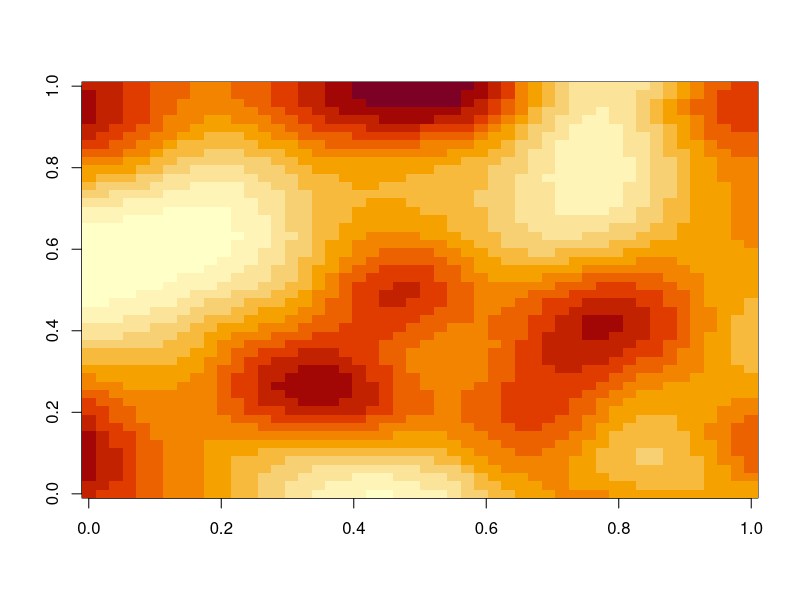

Recreate this plot in R.
## ---- chunk 1
knitr::opts_chunk$set(echo = TRUE)

 library(sm)
 library(KernSmooth)
 library(MASS)

## ---- chunk 2
# FUNCTION: Generates a random environmental layer in a square dxd arena using a total of x focal points
environ<-function(d,foci,bw, mini, maxi)
{
  rng<-(d+1):(2*d)
  # Places seeds in arena
  cox<-cbind(runif(3*foci, min=1, max=3*d), runif(3*foci, min=1, max=3*d))
  # Smooths seeds to create spatial autocorrelation
  smooth<-bkde2D(cox, bandwidth = c(bw,bw), gridsize=c(3*d,3*d),range.x=list(c(1,3*d),c(1,3*d)))
  layer<-smooth$fhat
  minl<-min(layer)
  maxl<-max(layer)
  layer<-((layer-minl)/(maxl-minl))*(maxi-mini)+mini
  return(layer[rng,rng])
}


## ---- chunk 3

d<-50 # Arena dimension
set.seed(0)
M<-environ(d, 100, 5, 10, 70)# Moisture content, going from 10-70%
pH<-environ(d,100, 3, 4, 8)# soil pH, going from an acidic 4 to an alkaline 8
image(M)
